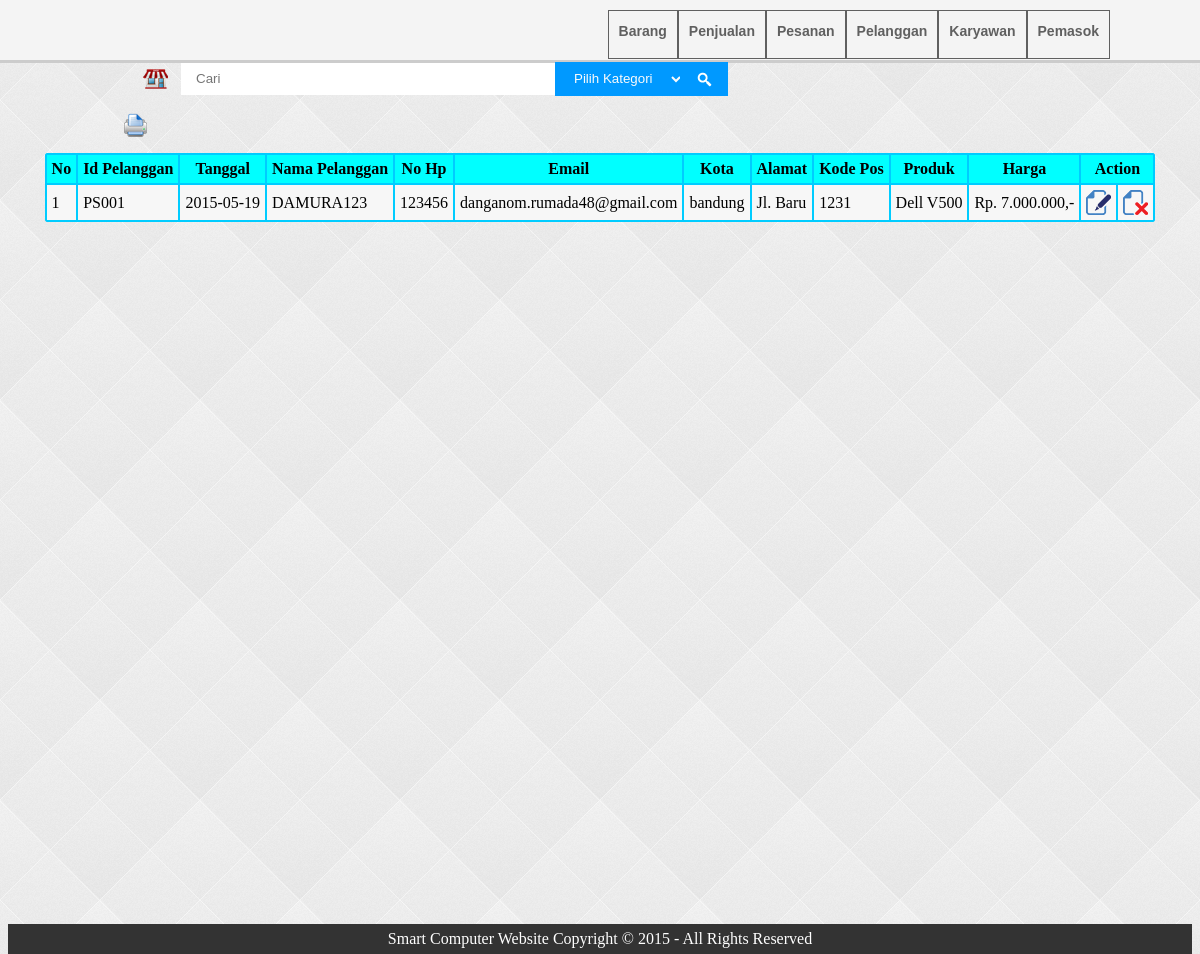
The page /admin/pesanan.php on the database its author committed.
### tables this page shows
CREATE TABLE IF NOT EXISTS `tabel_pesanan` (
  `id` varchar(30) NOT NULL,
  `tanggal` date NOT NULL,
  `nama` varchar(30) NOT NULL,
  `no_hp` varchar(20) NOT NULL,
  `email` varchar(30) NOT NULL,
  `kota` varchar(30) NOT NULL,
  `alamat` varchar(70) NOT NULL,
  `kode_pos` int(5) NOT NULL,
  `kode_barang` char(6) NOT NULL
);

CREATE TABLE IF NOT EXISTS `tabel_barang` (
  `kode_barang` char(6) NOT NULL,
  `nama_barang` varchar(30) NOT NULL,
  `gambar` varchar(100) NOT NULL,
  `kode_kategori` char(5) NOT NULL,
  `kode_produsen` char(5) NOT NULL,
  `harga_beli` int(12) NOT NULL,
  `harga_jual` int(12) NOT NULL,
  `stok` int(3) NOT NULL,
  `kode_pemasok` char(5) NOT NULL
);

### admin/pesanan.php (the view, shortened to what this page needs)
<!DOCTYPE html PUBLIC "-//W3C//DTD XHTML 1.0 Transitional//EN" "http://www.w3.org/TR/xhtml1/DTD/xhtml1-transitional.dtd">
<html xmlns="http://www.w3.org/1999/xhtml">
<head>
<link rel="stylesheet" type="text/css" href="style.css" />
</head>
<body>
<?php include("connection.php");
include("header.php");
function rupiah($angka)
{
$rupiah="";
$rp=strlen($angka);
while ($rp>3)
{
$rupiah = ".". substr($angka,-3). $rupiah;
$s=strlen($angka) - 3;
$angka=substr($angka,0,$s);
$rp=strlen($angka);
}
$rupiah = "Rp. " . $angka . $rupiah . ",-";
return $rupiah;
}
?>
<div id="container">
<div class="pesanan">
<li><a href="print-pesanan.jsp" target="_blank"><input type="image" src="icon/print.png" /></a></li>
</div>
<div id="content">
<?php
$no=1;
$hasil = mysql_query("SELECT tabel_pesanan.id, tabel_pesanan.tanggal, tabel_pesanan.nama, tabel_pesanan.no_hp, tabel_pesanan.email, tabel_pesanan.kota, tabel_pesanan.alamat, tabel_pesanan.kode_pos, tabel_barang.nama_barang, tabel_barang.harga_jual FROM tabel_pesanan inner join tabel_barang on tabel_pesanan.kode_barang = tabel_barang.kode_barang",$koneksi);?>
<table border=1 align=center  bordercolor=#00CCFF cellpadding=5 cellspacing=0>
<tr class="judul">
<td><b>No</b></td>
<td><b>Id Pelanggan</b></td>
<td><b>Tanggal</b></td>
<td><b>Nama Pelanggan</b></td>
<td><b>No Hp</b></td>
<td><b>Email</b></td>
<td><b>Kota</b></td>
<td><b>Alamat</b></td>
<td><b>Kode Pos</b></td>
<td><b>Produk</b></td>
<td><b>Harga</b></td>
<td colspan=2><b>Action</b></td>
</tr>
<?php while ($baris = mysql_fetch_row($hasil))
{?>
<tr class="data">
<td><?php echo $no; ?></td>
<td><?php echo $baris[0]; ?></td>
<td><?php echo $baris[1]; ?></td>
<td><?php echo $baris[2]; ?></td>
<td><?php echo $baris[3]; ?></td>
<td><?php echo $baris[4]; ?></td>
<td><?php echo $baris[5]; ?></td>
<td><?php echo $baris[6]; ?></td>
<td><?php echo $baris[7]; ?></td>
<td><?php echo $baris[8]; ?></td>
<td><?php $harga = $baris['9']; $rupiah = rupiah($harga); echo $rupiah;?></td>
<td><a href='edit-pesanan.php?id=<?php echo $baris[0];?>'><input type='image' src='icon/edit.png'/></a></td>
<td><a onclick="return confirm('Anda yakin ingin menghapus data tersebut?')" href='delete-pesanan.php?id=<?php echo $baris[0];?>'><input type='image' src='icon/delete.png'/></a></td>
</tr>
<?php $no++;
}?>
</table>
</div>
</div>
<?php
include('footer.php');
?>
</body>
</html>

### admin/style.css (style rules this page uses)
body { background-color:#FCFCFC; background : url(icon/bg.png); }
table { border-radius:2px; }
tr { border-radius:20px }
#container { padding-top:100px; position:relative; min-height:100%; }
#content { padding:10px; }
html,body { height:100%; }
.pesanan { margin-left:110px; }
.pesanan li { display:inline-block; padding:5px; }
.judul { text-align:center; background-color:#00FFFF; }
.data:nth-child(even) td { background-color:#f7f7f7; }

### rows shown on the page
tabel_pesanan: id "PS001", tanggal "2015-05-19", nama "DAMURA123", no_hp "123456", email "danganom.rumada48@gmail.com", kota "bandung", alamat "Jl. Baru", kode_pos "1231", kode_barang.nama_barang "Dell V500", kode_barang.harga_jual "Rp. 7.000.000,-"
